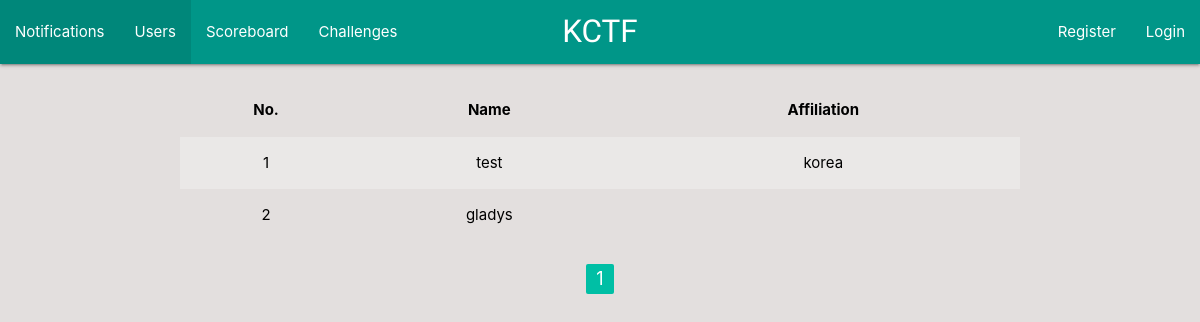
The page /users/index.php on the database its author committed.
### tables this page shows
CREATE TABLE `users` (
  `id_user` int(11) NOT NULL,
  `username` varchar(30) NOT NULL,
  `password` char(32) NOT NULL,
  `email` varchar(50) NOT NULL,
  `affiliation` varchar(30) DEFAULT NULL,
  `role` int(11) NOT NULL,
  `status` int(11) NOT NULL
);

### users/users.php (the view, shortened to what this page needs)
<thead>
    <tr>
        <th>No. </th>
        <th>Name</th>
        <th>Affiliation</th>
    </tr>
</thead>
<tbody>
    <?php
        require_once '../template/connection.php';
        $limit = 100;
        $page = isset($_GET['page']) ? $_GET['page'] : 1;
        $start = $page > 1 ? ($page * $limit) - $limit : 0;
        $no = 1;
        $new_sql = "SELECT * FROM users WHERE role=0 LIMIT $start, $limit";
        $result = $conn->query($new_sql);
        while($row = $result->fetch_assoc()){
            if($row['role'] != 1){
    ?>
    <tr>
        <td><?php echo $no++; ?></td>
        <td><?php echo $row['username']; ?></td>
        <td><?php echo $row['affiliation']; ?></td>
    </tr>
    <?php
            }
        }
    ?>
</tbody>

### assets/style.css (style rules this page uses)
* { margin: 0; padding: 0; }
html, body { width: 100%; height: 100%; background-color:#e3dfde; color: black; }

### rows shown on the page
users: username "test", affiliation "korea"
users: username "gladys"
